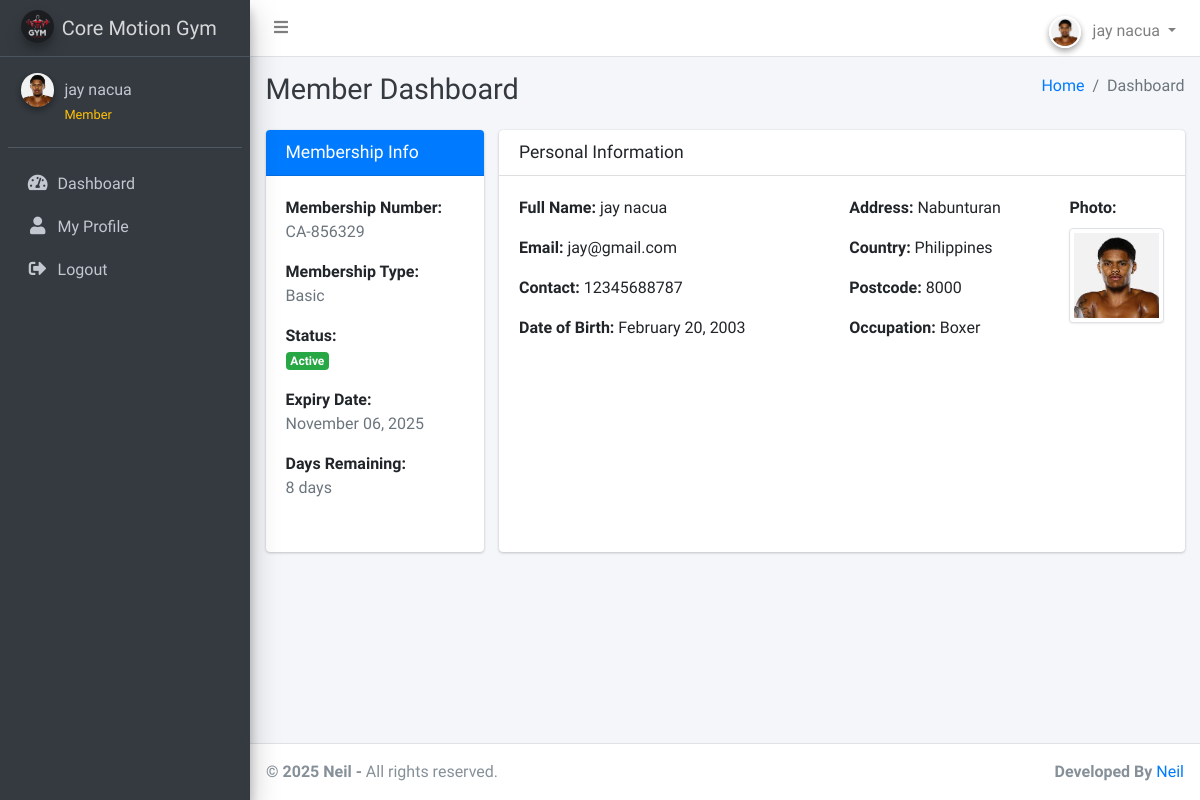
/member_dashboard.php (signed in), run on the app's committed database.
### tables this page shows
CREATE TABLE `members` (
  `id` int(11) NOT NULL,
  `fullname` varchar(255) NOT NULL,
  `dob` date NOT NULL,
  `gender` varchar(10) NOT NULL,
  `contact_number` varchar(20) NOT NULL,
  `email` varchar(255) NOT NULL,
  `password` varchar(255) DEFAULT NULL,
  `address` varchar(255) NOT NULL,
  `country` varchar(255) NOT NULL,
  `postcode` varchar(20) NOT NULL,
  `occupation` varchar(255) NOT NULL,
  `membership_type` int(11) NOT NULL,
  `membership_number` varchar(20) NOT NULL,
  `created_at` timestamp NOT NULL DEFAULT current_timestamp(),
  `photo` varchar(255) NOT NULL,
  `expiry_date` date DEFAULT NULL,
  `role` enum('admin','member') DEFAULT 'member',
  `is_active` tinyint(1) DEFAULT 1,
  `last_login` timestamp NULL DEFAULT NULL
);

CREATE TABLE `settings` (
  `id` int(11) NOT NULL,
  `system_name` varchar(255) NOT NULL,
  `logo` varchar(255) NOT NULL,
  `currency` varchar(50) NOT NULL
);

CREATE TABLE `membership_types` (
  `id` int(11) NOT NULL,
  `type` varchar(255) NOT NULL,
  `amount` int(11) NOT NULL
);

### member_dashboard.php (the view, shortened to what this page needs)
<?php
include('includes/config.php');
$memberId = $_SESSION['user_id'];
$memberQuery = "SELECT m.*, mt.type as membership_type_name
                FROM members m
                LEFT JOIN membership_types mt ON m.membership_type = mt.id
                WHERE m.id = $memberId";
$memberResult = $conn->query($memberQuery);
$member = $memberResult->fetch_assoc();
$membership_status = 'Active';
$days_remaining = 0;
if ($member['expiry_date']) {
    $expiry = new DateTime($member['expiry_date']);
    $today = new DateTime();
    $interval = $today->diff($expiry);
    $days_remaining = $interval->format('%r%a');
}
?>
<?php include('includes/header.php');?>
<body class="hold-transition sidebar-mini layout-fixed layout-navbar-fixed layout-footer-fixed">
<div class="wrapper">
  <?php include('includes/nav.php');?>
  <?php include('includes/sidebar.php');?>
  <div class="content-wrapper">
    <div class="content-header">
      <div class="container-fluid">
        <div class="row mb-2">
          <div class="col-sm-6">
            <h1 class="m-0 text-dark">Member Dashboard</h1>
          </div>
          <div class="col-sm-6">
            <ol class="breadcrumb float-sm-right">
              <li class="breadcrumb-item"><a href="#">Home</a></li>
              <li class="breadcrumb-item active">Dashboard</li>
            </ol>
          </div>
        </div>
      </div>
    </div>
    <section class="content">
    <div class="container-fluid">
        <div class="row">
            <div class="col-md-3">
                <div class="card card-primary h-100">
                    <div class="card-header">
                        <h3 class="card-title">Membership Info</h3>
                    </div>
                    <div class="card-body">
                        <strong>Membership Number:</strong>
                        <p class="text-muted"><?php echo $member['membership_number']; ?></p>
                        <strong>Membership Type:</strong>
                        <p class="text-muted"><?php echo $member['membership_type_name']; ?></p>
                        <strong>Status:</strong>
                        <p class="text-muted">
                            <span class="badge badge-<?php echo $membership_status == 'Active' ? 'success' : 'danger'; ?>">
                                <?php echo $membership_status; ?>
                            </span>
                        </p>
                        <?php if ($member['expiry_date']): ?>
                        <strong>Expiry Date:</strong>
                        <p class="text-muted"><?php echo date('F d, Y', strtotime($member['expiry_date'])); ?></p>
                        <strong>Days Remaining:</strong>
                        <p class="text-muted"><?php echo $days_remaining > 0 ? $days_remaining . ' days' : 'Expired'; ?></p>
                        <?php endif; ?>
                    </div>
                </div>
            </div>
            <div class="col-md-9">
                <div class="card h-100">
                    <div class="card-header">
                        <h3 class="card-title">Personal Information</h3>
                    </div>
                    <div class="card-body">
                        <div class="row h-100">
                            <div class="col-md-6">
                                <p><strong>Full Name:</strong> <?php echo $member['fullname']; ?></p>
                                <p><strong>Email:</strong> <?php echo $member['email']; ?></p>
                                <p><strong>Contact:</strong> <?php echo $member['contact_number']; ?></p>
                                <p><strong>Date of Birth:</strong> <?php echo date('F d, Y', strtotime($member['dob'])); ?></p>
                            </div>
                            <div class="col-md-6">
                                <div class="row h-100">
                                    <div class="col-md-8">
                                        <p><strong>Address:</strong> <?php echo $member['address']; ?></p>
                                        <p><strong>Country:</strong> <?php echo $member['country']; ?></p>
                                        <p><strong>Postcode:</strong> <?php echo $member['postcode']; ?></p>
                                        <p><strong>Occupation:</strong> <?php echo $member['occupation']; ?></p>
                                    </div>
                                    <div class="col-md-4 d-flex flex-column">
                                        <?php if (!empty($member['photo']) && $member['photo'] != 'default.jpg'): ?>
                                            <div>
                                                <strong>Photo:</strong><br>
                                                <img src="uploads/member_photos/<?php echo $member['photo']; ?>"
                                                     class="img-thumbnail mt-2" style="max-width: 100%;">
                                            </div>
                                        <?php endif; ?>
                                    </div>
                                </div>
                            </div>
                        </div>
                    </div>
                </div>
            </div>
        </div>
    </div>
</section>
  <footer class="main-footer">
    <strong> &copy; <?php echo date('Y');?> Neil</a> -</strong>
    All rights reserved.
    <div class="float-right d-none d-sm-inline-block">
      <b>Developed By</b> <a href="">Neil</a>
    </div>
  </footer>
</div>
</body>
</html>

### includes/header.php (shortened to what this page needs)
<!DOCTYPE html>
<html lang="en">
<head>
  <link rel="stylesheet" href="plugins/fontawesome-free/css/all.min.css">
  <link rel="stylesheet" href="https://code.ionicframework.com/ionicons/2.0.1/css/ionicons.min.css">
  <link rel="stylesheet" href="plugins/overlayScrollbars/css/OverlayScrollbars.min.css">
  <link rel="stylesheet" href="plugins/datatables-bs4/css/dataTables.bootstrap4.min.css">
  <link rel="stylesheet" href="plugins/datatables-responsive/css/responsive.bootstrap4.min.css">
  <link rel="stylesheet" href="dist/css/adminlte.min.css">
</head>

### includes/nav.php (shortened to what this page needs)
<nav class="main-header navbar navbar-expand navbar-white navbar-light">
    <ul class="navbar-nav">
        <li class="nav-item">
            <a class="nav-link" data-widget="pushmenu" href="#" role="button"><i class="fas fa-bars"></i></a>
        </li>
    </ul>
    <ul class="navbar-nav ml-auto">
        <li class="nav-item dropdown">
            <a class="nav-link dropdown-toggle" data-toggle="dropdown" href="#" role="button">
                <?php if (isset($_SESSION['user_type']) && $_SESSION['user_type'] == 'member'): ?>
                    <?php
                    $memberId = $_SESSION['user_id'];
                    $photoQuery = "SELECT photo FROM members WHERE id = $memberId";
                    $photoResult = $conn->query($photoQuery);
                    $memberPhoto = $photoResult->fetch_assoc();
                    $photoPath = (!empty($memberPhoto['photo']) && $memberPhoto['photo'] != 'default.jpg') ?
                                'uploads/member_photos/' . $memberPhoto['photo'] : 'dist/img/snap.jpg';
                    ?>
                    <img src="<?php echo $photoPath; ?>" class="user-image img-circle elevation-2" alt="Member Avatar"
                         style="width: 32px; height: 32px; object-fit: cover; border: 2px solid #fff;">
                <?php else: ?>
                    <img src="dist/img/snap.jpg" class="user-image img-circle elevation-2" alt="Admin Avatar"
                         style="width: 32px; height: 32px; object-fit: cover; border: 2px solid #fff;">
                <?php endif; ?>
                <span class="d-none d-md-inline ml-2">
                    <?php echo isset($_SESSION['fullname']) ? $_SESSION['fullname'] : 'User'; ?>
                </span>
            </a>
        </li>
    </ul>
</nav>

### includes/sidebar.php (shortened to what this page needs)
<aside class="main-sidebar sidebar-dark-primary elevation-4">
  <a href="<?php echo isset($_SESSION['user_type']) && $_SESSION['user_type'] == 'member' ? 'member_dashboard.php' : 'dashboard.php'; ?>" class="brand-link">
    <?php
    $fetchLogoQuery = "SELECT logo, system_name FROM settings WHERE id = 1";
    $fetchLogoResult = $conn->query($fetchLogoQuery);
    if ($fetchLogoResult->num_rows > 0) {
        $settings = $fetchLogoResult->fetch_assoc();
        $logoPath = $settings['logo'];
        $systemName = $settings['system_name'];
    } else {
        $logoPath = 'dist/img/default-logo.png';
        $systemName = 'Core Motion System';
    }
    ?>
    <img src="<?php echo $logoPath; ?>" alt="Logo" class="brand-image img-circle elevation-3" style="opacity: .8">
    <span class="brand-text font-weight-light"><?php echo $systemName; ?></span>
  </a>
  <div class="sidebar">
    <div class="user-panel mt-3 pb-3 mb-3 d-flex">
      <div class="image">
        <?php if (isset($_SESSION['user_type']) && $_SESSION['user_type'] == 'member'): ?>
          <?php
          $memberId = $_SESSION['user_id'];
          $photoQuery = "SELECT photo FROM members WHERE id = $memberId";
          $photoResult = $conn->query($photoQuery);
          $memberPhoto = $photoResult->fetch_assoc();
          $photoPath = (!empty($memberPhoto['photo']) && $memberPhoto['photo'] != 'default.jpg') ?
                      'uploads/member_photos/' . $memberPhoto['photo'] : 'dist/img/avatar.png';
          ?>
          <img src="<?php echo $photoPath; ?>" class="img-circle elevation-2" alt="User Image">
        <?php else: ?>
          <img src="dist/img/snap.jpg" class="img-circle elevation-2" alt="User Image">
        <?php endif; ?>
      </div>
      <div class="info">
        <a href="#" class="d-block"><?php echo isset($_SESSION['fullname']) ? $_SESSION['fullname'] : 'User'; ?></a>
        <small class="text-warning"><?php echo isset($_SESSION['user_type']) ? ucfirst($_SESSION['user_type']) : 'Guest'; ?></small>
      </div>
    </div>
    <nav class="mt-2">
      <ul class="nav nav-pills nav-sidebar flex-column" data-widget="treeview" role="menu" data-accordion="false">
        <?php if (isset($_SESSION['user_type']) && $_SESSION['user_type'] == 'admin'): ?>
          <li class="nav-item">
            <a href="dashboard.php" class="nav-link">
              <i class="nav-icon fas fa-tachometer-alt"></i>
              <p>Dashboard</p>
            </a>
          </li>
          <li class="nav-item">
            <a href="add_members.php" class="nav-link">
              <i class="nav-icon fas fa-user-plus"></i>
              <p>Add Members</p>
            </a>
          </li>
          <li class="nav-item">
            <a href="manage_members.php" class="nav-link">
              <i class="nav-icon fas fa-users"></i>
              <p>Manage Members</p>
            </a>
          </li>
          <li class="nav-item">
          </li>
          <li class="nav-item">
            <a href="view_type.php" class="nav-link">
              <i class="nav-icon fas fa-list"></i>
              <p>View Membership Types</p>
            </a>
          </li>
          <li class="nav-item">
            <a href="list_renewal.php" class="nav-link">
              <i class="nav-icon fas fa-sync-alt"></i>
              <p>Renew Memberships</p>
            </a>
          </li>
          <li class="nav-item">
            <a href="report.php" class="nav-link">
              <i class="nav-icon fas fa-chart-bar"></i>
              <p>Members Report</p>
            </a>
          </li>
          <li class="nav-item">
            <a href="revenue_report.php" class="nav-link">
              <i class="nav-icon fas fa-money-bill-wave"></i>
              <p>Revenue Report</p>
            </a>
          </li>
          <li class="nav-item">
            <a href="settings.php" class="nav-link">
              <i class="nav-icon fas fa-cogs"></i>
              <p>Settings</p>
            </a>
          </li>
        <?php else: ?>
          <li class="nav-item">
            <a href="member_dashboard.php" class="nav-link">
              <i class="nav-icon fas fa-tachometer-alt"></i>
              <p>Dashboard</p>
            </a>
          </li>
          <li class="nav-item">
            <a href="member_profile.php" class="nav-link">
              <i class="nav-icon fas fa-user"></i>
              <p>My Profile</p>
            </a>
          </li>
        <?php endif; ?>
        <li class="nav-item">
          <a href="logout.php" class="nav-link">
            <i class="nav-icon fas fa-sign-out-alt"></i>
            <p>Logout</p>
          </a>
        </li>
      </ul>
    </nav>
  </div>
</aside>

### data on the page
members: photo (picture), membership_number "CA-856329", membership_type.type "Basic", expiry_date "November 06, 2025", expiry_date "8", fullname "jay nacua", email "jay@gmail.com", contact_number "12345688787", dob "February 20, 2003", address "Nabunturan", country "Philippines", postcode "8000", occupation "Boxer"
settings: logo (picture), system_name "Core Motion Gym"

### other printed values
$_SESSION['fullname'] "jay nacua"
$_SESSION['user_type'] "Member"
$membership_status "Active"
